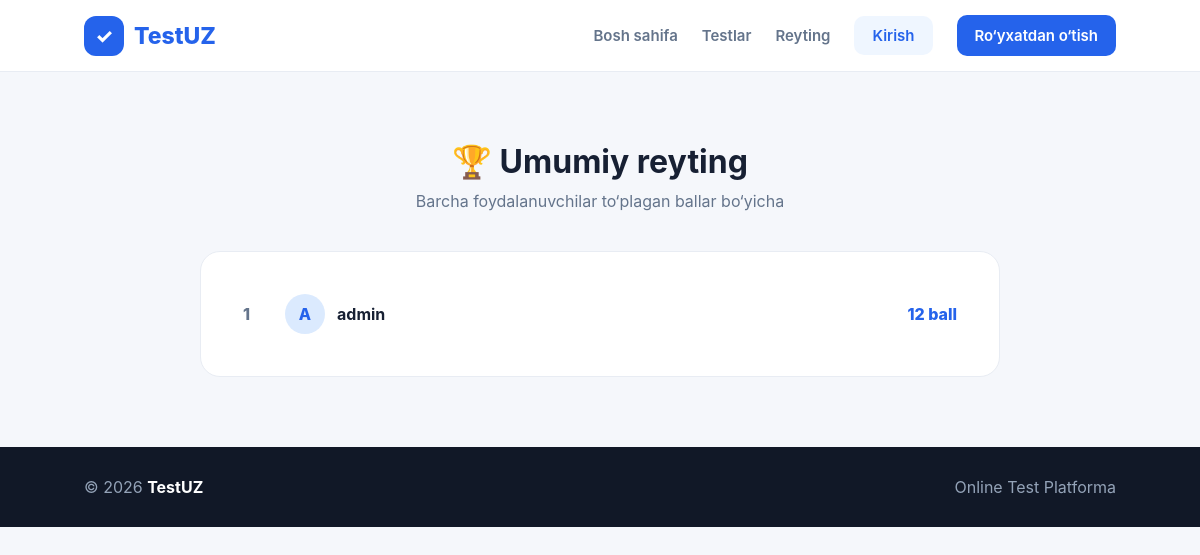
The app's page /rating/, older data.
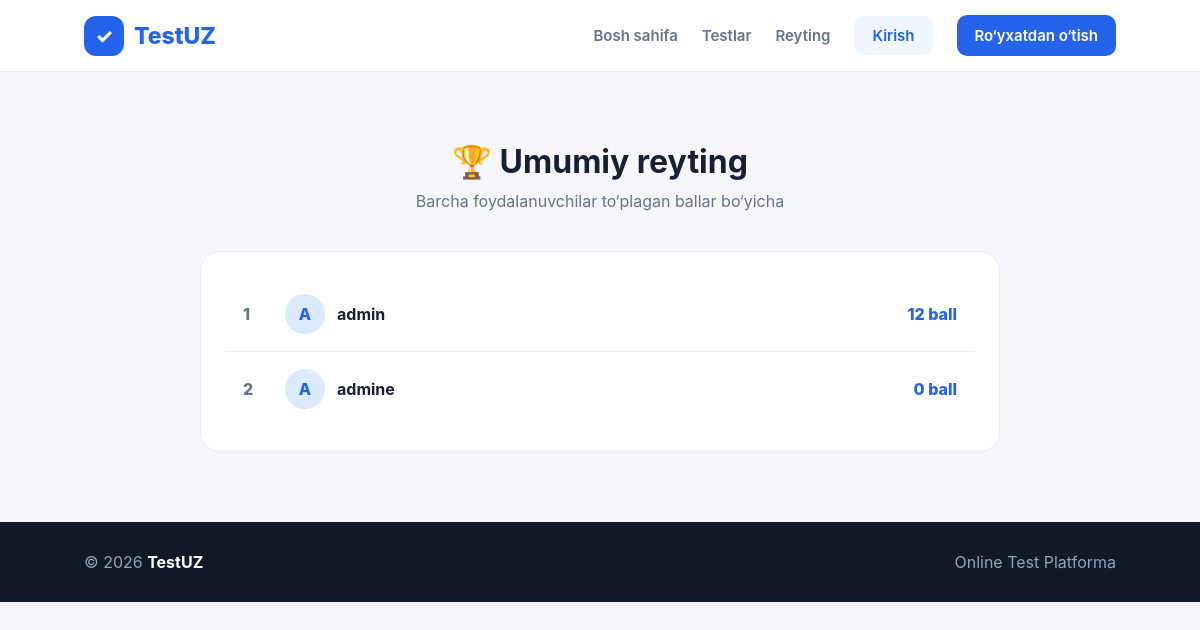
The same page, newer data.
### core/models.py (models this page shows, shortened)
class Profile(models.Model):
    user = models.OneToOneField(User, on_delete=models.CASCADE, related_name="profile")
    image = models.ImageField(upload_to="avatars/", blank=True, null=True)
    @property
    def total_score(self):
        return self.user.attempts.filter(completed=True).aggregate(s=Sum("score"))["s"] or 0

### core/views.py (the view)
# urls.py: path("rating/", views.leaderboard, name="leaderboard"),
def leaderboard(request):
    profiles = sorted(Profile.objects.select_related("user"), key=lambda p: p.total_score, reverse=True)
    return render(request, "core/leaderboard.html", {"profiles": profiles})

### core/templates/core/leaderboard.html (shortened to what this page needs)
{% extends "core/base.html" %}
{% block content %}
<section class="section">
    <div class="section-title">
        <h2>🏆 Umumiy reyting</h2>
        <p>Barcha foydalanuvchilar to‘plagan ballar bo‘yicha</p>
    </div>
    <div class="leaderboard">
        {% for p in profiles %}
        <div class="leader">
            <div class="user">
                <div class="rank">{{ forloop.counter }}</div>
                <div class="avatar">{{ p.user.username|first|upper }}</div>
                <div><strong>{{ p.user.username }}</strong></div>
            </div>
            <div class="points">{{ p.total_score }} ball</div>
        </div>
        {% empty %}
        <p class="empty-hint">Hali natijalar yo‘q.</p>
        {% endfor %}
    </div>
</section>
{% endblock %}

### core/templates/core/base.html (shortened to what this page needs)
{% load static %}<!DOCTYPE html>
<html lang="uz">
<head>
</head>
<body>
    <nav class="navbar">
        <a href="{% url 'home' %}" class="logo">
            <div class="logo-icon">✓</div>
            TestUZ
        </a>
        <div class="nav-links">
            <a href="{% url 'home' %}#home">Bosh sahifa</a>
            <a href="{% url 'test_list' %}">Testlar</a>
            <a href="{% url 'leaderboard' %}">Reyting</a>
            {% if user.is_authenticated %}
            <div class="profile">
                {% if user.profile.image %}
                <img src="{{ user.profile.image.url }}" alt="Profil">
                {% else %}
                <div class="profile-letter">{{ user.username|first|upper }}</div>
                {% endif %}
                <span>{{ user.username }}</span>
                <a href="{% url 'logout' %}" class="logout-btn">Chiqish</a>
            </div>
            {% else %}
            <a href="{% url 'login' %}" class="login-btn">Kirish</a>
            <a href="{% url 'register' %}" class="register-btn">Ro‘yxatdan o‘tish</a>
            {% endif %}
        </div>
    </nav>
    {% block content %}{% endblock %}
    <footer>
        <div>© 2026 <strong>TestUZ</strong></div>
        <div>Online Test Platforma</div>
    </footer>
</body>
</html>

### core/templates/core/base.html (style rules this page uses)
* { margin: 0; padding: 0; box-sizing: border-box; font-family: Inter, Arial, sans-serif; }
body { background: #f5f7fb; color: #172033; }
a { text-decoration: none; }
.navbar { height: 72px; background: #ffffff; border-bottom: 1px solid #e8ecf3; display: flex; align-items: center; justify-content: space-between; padding: 0 7%; position: sticky; top: 0; z-index: 100; }
.logo { display: flex; align-items: center; gap: 10px; font-size: 23px; font-weight: 800; color: #2563eb; }
.logo-icon { width: 40px; height: 40px; border-radius: 12px; background: #2563eb; color: white; display: flex; align-items: center; justify-content: center; font-size: 20px; }
.nav-links { display: flex; align-items: center; gap: 24px; }
.nav-links a { text-decoration: none; color: #64748b; font-size: 15px; font-weight: 600; }
.login-btn { background: #eff6ff; color: #2563eb !important; padding: 10px 18px; border-radius: 10px; }
.register-btn { background: #2563eb; color: white !important; padding: 11px 18px; border-radius: 10px; }
.section { padding: 70px 7%; }
.section-title { text-align: center; margin-bottom: 40px; }
.section-title h2 { font-size: 32px; margin-bottom: 10px; }
.section-title p { color: #64748b; }
.leaderboard { max-width: 800px; margin: auto; background: white; border-radius: 20px; padding: 25px; border: 1px solid #e8ecf3; }
.leader { display: flex; align-items: center; justify-content: space-between; padding: 17px; border-bottom: 1px solid #edf0f5; }
.leader:last-child { border-bottom: none; }
.user { display: flex; align-items: center; gap: 12px; }
.avatar { width: 40px; height: 40px; border-radius: 50%; background: #dbeafe; color: #2563eb; display: flex; align-items: center; justify-content: center; font-weight: 800; }
.rank { width: 30px; font-weight: 800; color: #64748b; }
.points { color: #2563eb; font-weight: 800; }
footer { background: #111827; color: #94a3b8; padding: 30px 7%; display: flex; justify-content: space-between; }
footer strong { color: white; }

Row changes from the older to the newer data that the page shows:
added Profile: user.username|first "A", user.username "admine", total_score "0"
